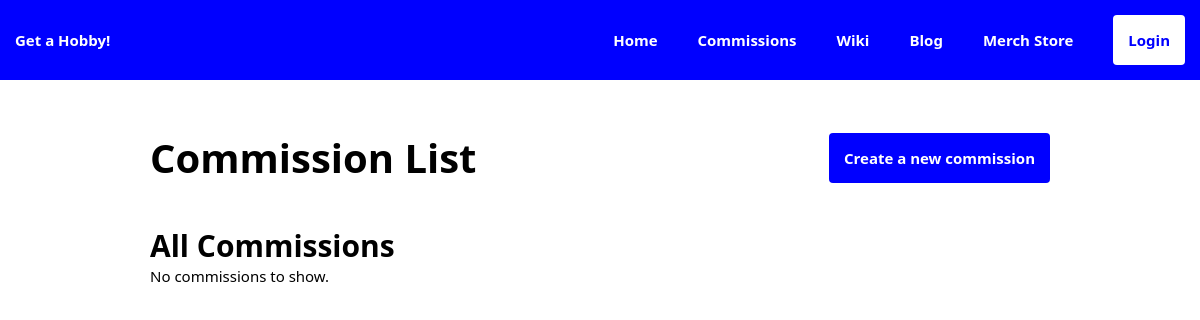
The app's page /commissions/list/, older data.
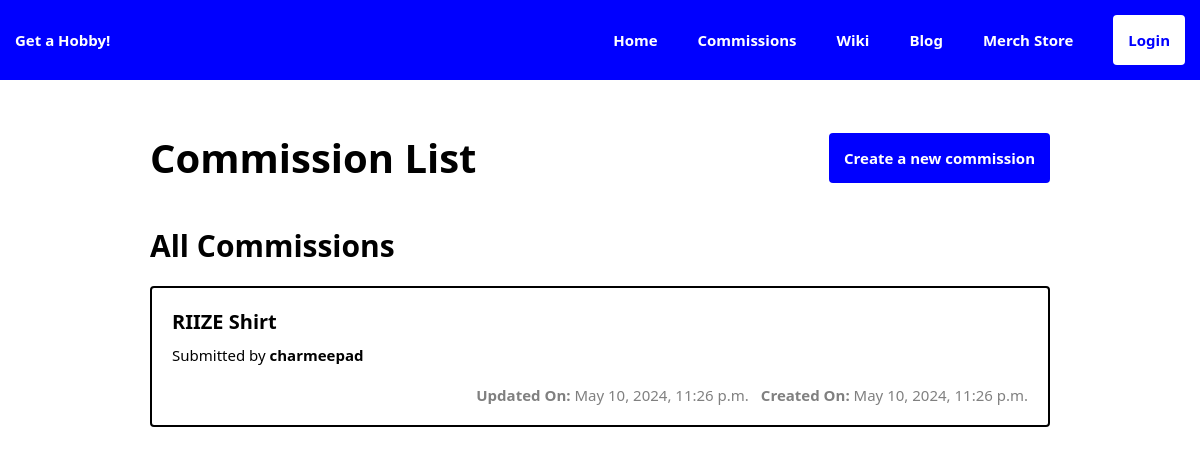
The same page, newer data.
### commissions/models.py (models this page shows, shortened)
class Commission(models.Model):
    title = models.CharField(max_length=255)
    description = models.TextField()
    author = models.ForeignKey(Profile, on_delete=models.CASCADE, related_name='created_commissions', null=True)
    status = models.CharField(max_length=12, choices=(
        ('Open', 'Open'),
        ('Full' ,'Full'),
        ('Completed', 'Completed'),
        ('Discontinued', 'Discontinued'),
    ), default='Open')
    created_on = models.DateTimeField(auto_now_add=True)
    updated_on = models.DateTimeField(auto_now=True)
    class Meta:
        ordering = ["-created_on"]

### user_management/models.py (models this page shows)
class Profile(models.Model):
    user = models.OneToOneField(User, on_delete=models.CASCADE)
    display_name = models.CharField(max_length=63)
    email_address = models.EmailField()
    def __str__(self):
        return self.display_name

### commissions/views.py (the view)
# urls.py: path('list/', views.CommissionListView.as_view(), name='commission_list'),
class CommissionListView(ListView):
    template_name = 'commissions/commission_list.html'
    def get_queryset(self):
        queryset1 = Commission.objects.all()
        queryset2 = JobApplication.objects.all()
        combined_queryset = list(queryset1) + list(queryset2)
        return combined_queryset
    def get_context_data(self, **kwargs):
        context = super().get_context_data(**kwargs)
        model1_objects = Commission.objects.all()
        model2_objects = JobApplication.objects.all()
        if self.request.user.is_authenticated:
            model3_objects = Commission.objects.all().filter(author=self.request.user.profile)
            model2_objects = JobApplication.objects.all().filter(applicant=self.request.user.profile)
        else:
            model3_objects = Commission.objects.none()
            model2_objects = JobApplication.objects.none()
        context['commissions'] = model1_objects
        context['applications'] = model2_objects
        context['user_commissions'] = model3_objects
        return context

### templates/commissions/commission_list.html (shortened to what this page needs)
{% extends 'base.html' %}
{% load static %}
{% block content %}
<body>
    <div class="commissions-header">
        <h1>Commission List</h1>
        <div class="commissions-create-button">
            <a href="{% url 'commissions:commission_create' %}">
            Create a new commission</a>
        </div>
    </div>
<h2>All Commissions</h2>
    <ul class="commissions-section">
        {% for commission in commissions %}
            <a class="commission-link" href="{% url 'commissions:commission_detail' commission.pk %}">
                <li class="commission">
                    <div class="commission-info">
                        <h3 class="commission-name">{{ commission.title }}</h3>
                        <div class="commission-author">Submitted by <strong>{{commission.author}}</strong></div>
                        <div class="commission-stats">
                            <p><span class="commission-label stat">Updated On: </span>{{ commission.updated_on }}</p>
                            <p><span class="commission-label stat">Created On: </span>{{ commission.created_on }}</p>
                        </div>
                    </div>
                </li>
            </a>
        {% empty %}
            <li class="no-comment">No commissions to show.</li>
        {% endfor %}
    </ul>
</body>
</html>
{% endblock %}

Row changes from the older to the newer data that the page shows:
added Commission: title "RIIZE Shirt", author "charmeepad", updated_on "May 10, 2024, 11:26 p.m.", created_on "May 10, 2024, 11:26 p.m."
Text that changed along with them:
text no longer shown: "No commissions to show."
